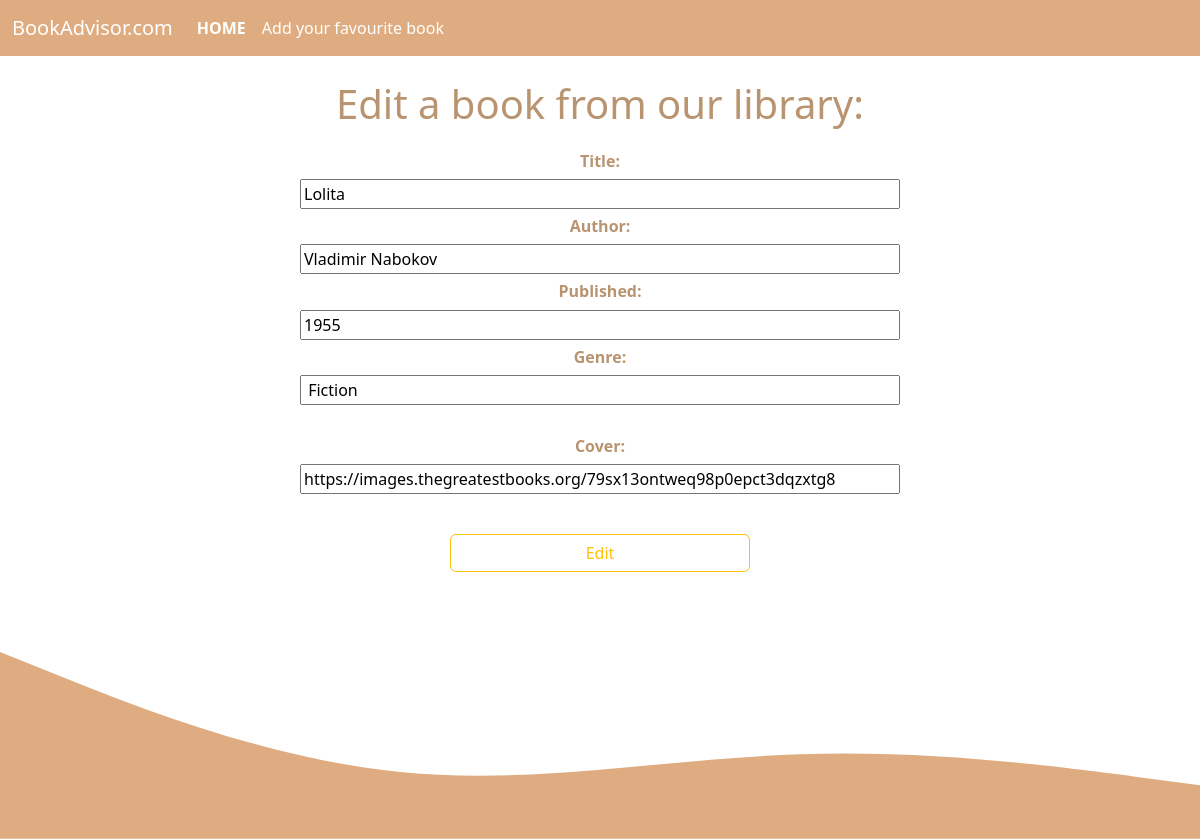
Screenshot of /edit.php?id=6 with the database file from the repository.
### tables this page shows
CREATE TABLE `libri` (
  `id` int(11) NOT NULL,
  `titolo` varchar(50) NOT NULL,
  `autore` varchar(30) NOT NULL,
  `anno_pubblicazione` int(11) NOT NULL,
  `genere` varchar(20) NOT NULL,
  `copertina` varchar(400) NOT NULL
);

### edit.php (the view, shortened to what this page needs)
<?php
include __DIR__ . '/includes/db.php';
$id = $_GET['id'];
$stmt = $pdo->prepare("SELECT * FROM libri WHERE id = ?");
$stmt->execute([$id]);
$libri = $stmt->fetch();
include __DIR__ . '/includes/init.php';
?>
<div class="text-center mt-4">
<h1 class="mb-3">Edit a book from our library:</h1>
    <form method="post" >
        <label class="mt-2 fw-bold h6" for="titolo">Title:</label><br>
        <input class="w-50" type="text" id="titolo" name="titolo" value="<?= $libri['titolo'] ?>"><br>
        <label class="mt-2 fw-bold h6" for="autore">Author:</label><br>
        <input class="w-50" type="text" id="autore" name="autore" value="<?= $libri['autore'] ?>"><br>
        <label class="mt-2 fw-bold h6" for="anno_pubblicazione">Published:</label><br>
        <input class="w-50" type="text" id="anno_pubblicazione" name="anno_pubblicazione" value="<?= $libri['anno_pubblicazione'] ?>"><br>
        <label class="mt-2 fw-bold h6" for="genere">Genre:</label><br>
        <input class="w-50" type="text" id="genere" name="genere" value="<?= $libri['genere'] ?>"><br><br>
        <label class="mt-2 fw-bold h6" for="copertina">Cover:</label><br>
        <input class="w-50" type="text" id="copertina" name="copertina" value="<?= $libri['copertina'] ?>"><br><br>
        <button type="submit" class="btn btn-outline-warning w-25 mt-3">Edit</button>
    </form>
</div><?php
include __DIR__ . '/includes/end.php';

### includes/init.php (style rules this page uses)
h1, h2, h3, h4, h5, h6, .h1, .h2, .h3, .h4, .h5, .h6 { color: #B99470; }

### rows the page displays
libri: titolo "Lolita", autore "Vladimir Nabokov", anno_pubblicazione "1955", genere "Fiction", copertina "https://images.thegreatestbooks.org/79sx13ontweq98p0epct3dqzxtg8"
